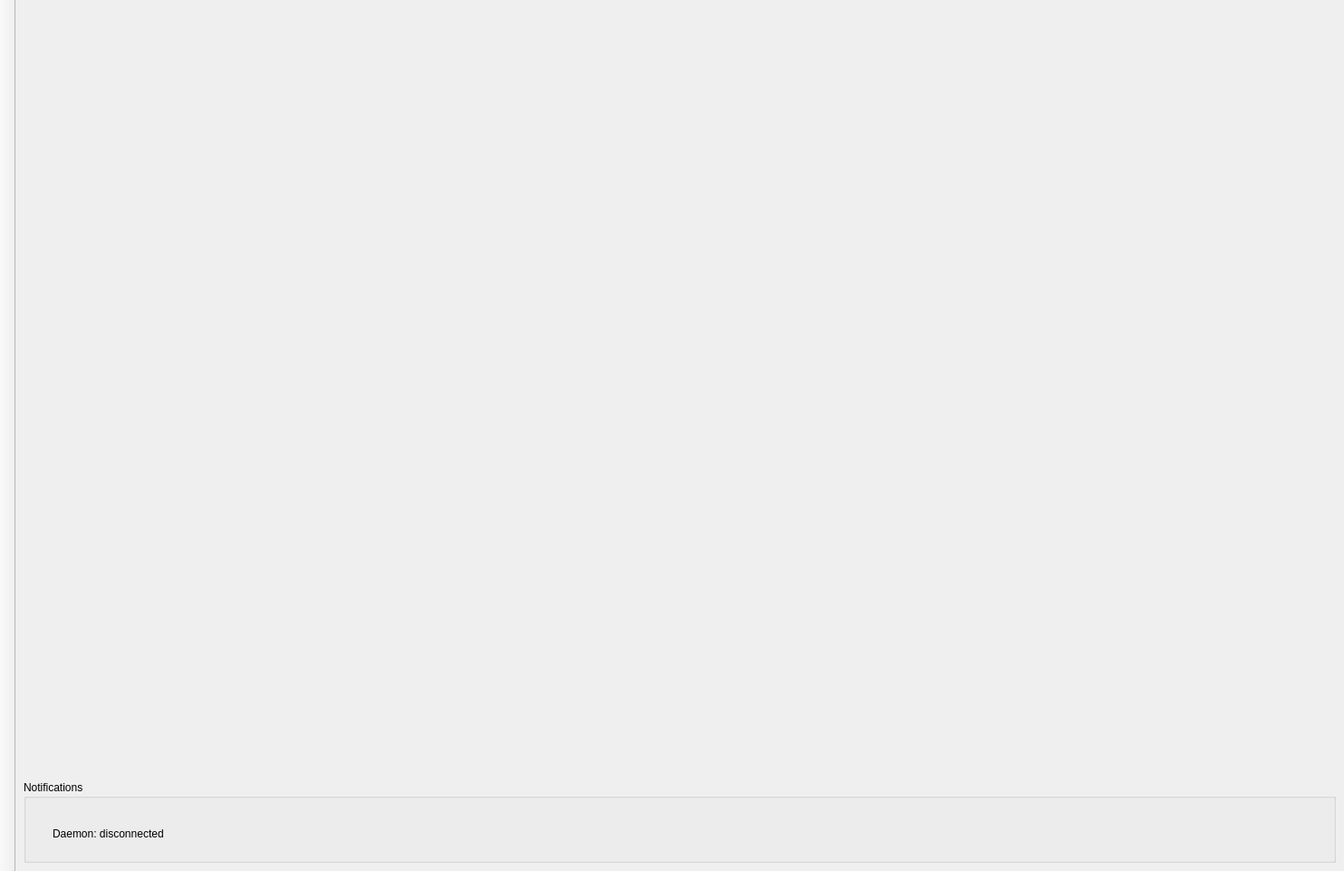
<?xml version="1.0" encoding="UTF-8"?>
<ui version="4.0">
 <class>MainWindow</class>
 <widget class="QMainWindow" name="MainWindow">
  <property name="geometry">
   <rect>
    <x>0</x>
    <y>0</y>
    <width>1483</width>
    <height>961</height>
   </rect>
  </property>
  <property name="minimumSize">
   <size>
    <width>0</width>
    <height>0</height>
   </size>
  </property>
  <property name="maximumSize">
   <size>
    <width>16777215</width>
    <height>16777215</height>
   </size>
  </property>
  <property name="windowTitle">
   <string>Lenovo Legion Linux Toolkit</string>
  </property>
  <property name="windowIcon">
   <iconset resource="Resources.qrc">
    <normaloff>:/images/icons/LenovoLegionIco.png</normaloff>:/images/icons/LenovoLegionIco.png</iconset>
  </property>
  <property name="autoFillBackground">
   <bool>false</bool>
  </property>
  <property name="iconSize">
   <size>
    <width>18</width>
    <height>18</height>
   </size>
  </property>
  <property name="toolButtonStyle">
   <enum>Qt::ToolButtonStyle::ToolButtonTextUnderIcon</enum>
  </property>
  <property name="animated">
   <bool>false</bool>
  </property>
  <property name="tabShape">
   <enum>QTabWidget::TabShape::Rounded</enum>
  </property>
  <widget class="QWidget" name="mainWidget">
   <property name="enabled">
    <bool>true</bool>
   </property>
   <property name="autoFillBackground">
    <bool>false</bool>
   </property>
   <property name="styleSheet">
    <string notr="true">#mainWidget {
	background-color: rgba(#fff, 0.5);
}</string>
   </property>
   <layout class="QVBoxLayout" name="verticalLayout_2" stretch="95,5">
    <item>
     <layout class="QHBoxLayout" name="toolBar_HBoxLayout"/>
    </item>
    <item>
     <widget class="QGroupBox" name="groupBox_Notification">
      <property name="sizePolicy">
       <sizepolicy hsizetype="Preferred" vsizetype="Minimum">
        <horstretch>0</horstretch>
        <verstretch>0</verstretch>
       </sizepolicy>
      </property>
      <property name="maximumSize">
       <size>
        <width>16777215</width>
        <height>16777215</height>
       </size>
      </property>
      <property name="contextMenuPolicy">
       <enum>Qt::ContextMenuPolicy::NoContextMenu</enum>
      </property>
      <property name="styleSheet">
       <string notr="true"/>
      </property>
      <property name="title">
       <string notr="true">Notifications</string>
      </property>
      <property name="flat">
       <bool>false</bool>
      </property>
      <property name="checkable">
       <bool>false</bool>
      </property>
      <property name="checked">
       <bool>false</bool>
      </property>
      <layout class="QHBoxLayout" name="horizontalLayout">
       <property name="sizeConstraint">
        <enum>QLayout::SizeConstraint::SetDefaultConstraint</enum>
       </property>
       <item>
        <layout class="QHBoxLayout" name="horizontalLayout_Notification">
         <property name="leftMargin">
          <number>20</number>
         </property>
         <property name="topMargin">
          <number>20</number>
         </property>
         <property name="rightMargin">
          <number>20</number>
         </property>
         <property name="bottomMargin">
          <number>10</number>
         </property>
         <item>
          <widget class="QLabel" name="label_DaemonStatus">
           <property name="text">
            <string>Daemon: disconnected</string>
           </property>
          </widget>
         </item>
         <item>
          <spacer name="horizontalSpacer">
           <property name="orientation">
            <enum>Qt::Orientation::Horizontal</enum>
           </property>
           <property name="sizeHint" stdset="0">
            <size>
             <width>40</width>
             <height>20</height>
            </size>
           </property>
          </spacer>
         </item>
         <item>
          <layout class="QHBoxLayout" name="horizontalLayout_BateryStatus"/>
         </item>
        </layout>
       </item>
      </layout>
     </widget>
    </item>
   </layout>
  </widget>
  <widget class="QToolBar" name="toolBar">
   <property name="sizePolicy">
    <sizepolicy hsizetype="Fixed" vsizetype="Preferred">
     <horstretch>0</horstretch>
     <verstretch>0</verstretch>
    </sizepolicy>
   </property>
   <property name="minimumSize">
    <size>
     <width>0</width>
     <height>0</height>
    </size>
   </property>
   <property name="maximumSize">
    <size>
     <width>60</width>
     <height>16777215</height>
    </size>
   </property>
   <property name="contextMenuPolicy">
    <enum>Qt::ContextMenuPolicy::PreventContextMenu</enum>
   </property>
   <property name="windowTitle">
    <string>toolBar</string>
   </property>
   <property name="styleSheet">
    <string notr="true"/>
   </property>
   <property name="movable">
    <bool>false</bool>
   </property>
   <property name="allowedAreas">
    <set>Qt::ToolBarArea::LeftToolBarArea</set>
   </property>
   <property name="iconSize">
    <size>
     <width>32</width>
     <height>32</height>
    </size>
   </property>
   <property name="toolButtonStyle">
    <enum>Qt::ToolButtonStyle::ToolButtonIconOnly</enum>
   </property>
   <property name="floatable">
    <bool>false</bool>
   </property>
   <attribute name="toolBarArea">
    <enum>LeftToolBarArea</enum>
   </attribute>
   <attribute name="toolBarBreak">
    <bool>false</bool>
   </attribute>
  </widget>
  <action name="actionMaximum_Game">
   <property name="text">
    <string>Maximum</string>
   </property>
  </action>
  <action name="actionSilent_Game">
   <property name="text">
    <string>Silent</string>
   </property>
  </action>
  <action name="actionOptimum_Game">
   <property name="text">
    <string>Optimum</string>
   </property>
  </action>
  <action name="actionMaximum_Multicore">
   <property name="text">
    <string>Maximum</string>
   </property>
  </action>
  <action name="actionOptimum_Multicore">
   <property name="text">
    <string>Optimum</string>
   </property>
  </action>
  <action name="actionSilent_Multicore">
   <property name="text">
    <string>Silent</string>
   </property>
  </action>
 </widget>
 <resources>
  <include location="Resources.qrc"/>
 </resources>
 <connections/>
</ui>
